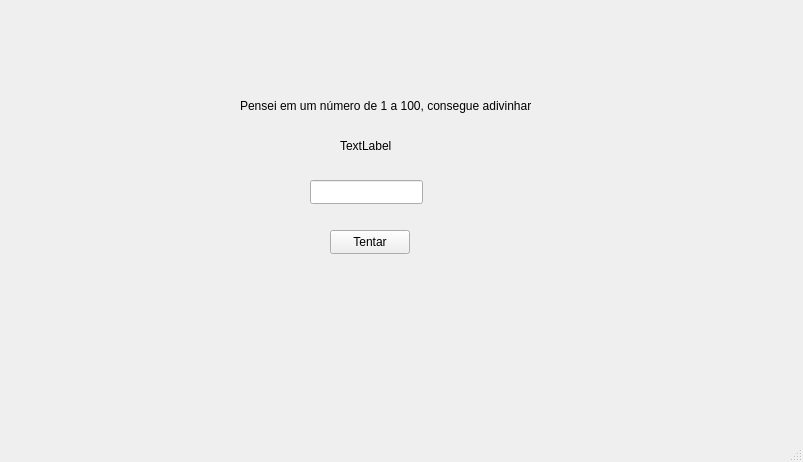
<?xml version="1.0" encoding="UTF-8"?>
<ui version="4.0">
 <class>MainWindow</class>
 <widget class="QMainWindow" name="MainWindow">
  <property name="geometry">
   <rect>
    <x>0</x>
    <y>0</y>
    <width>803</width>
    <height>462</height>
   </rect>
  </property>
  <property name="windowTitle">
   <string>MainWindow</string>
  </property>
  <widget class="QWidget" name="centralwidget">
   <widget class="QLabel" name="label_Feedback">
    <property name="geometry">
     <rect>
      <x>340</x>
      <y>130</y>
      <width>71</width>
      <height>31</height>
     </rect>
    </property>
    <property name="text">
     <string>TextLabel</string>
    </property>
   </widget>
   <widget class="QLineEdit" name="lineEdit_Guess">
    <property name="geometry">
     <rect>
      <x>310</x>
      <y>180</y>
      <width>113</width>
      <height>24</height>
     </rect>
    </property>
   </widget>
   <widget class="QLabel" name="label_Title">
    <property name="geometry">
     <rect>
      <x>240</x>
      <y>80</y>
      <width>291</width>
      <height>51</height>
     </rect>
    </property>
    <property name="text">
     <string>Pensei em um número de 1 a 100, consegue adivinhar?</string>
    </property>
   </widget>
   <widget class="QPushButton" name="pushButton_Try">
    <property name="geometry">
     <rect>
      <x>330</x>
      <y>230</y>
      <width>80</width>
      <height>24</height>
     </rect>
    </property>
    <property name="text">
     <string>Tentar</string>
    </property>
   </widget>
  </widget>
  <widget class="QMenuBar" name="menubar">
   <property name="geometry">
    <rect>
     <x>0</x>
     <y>0</y>
     <width>803</width>
     <height>21</height>
    </rect>
   </property>
  </widget>
  <widget class="QStatusBar" name="statusbar"/>
 </widget>
 <resources/>
 <connections/>
</ui>
